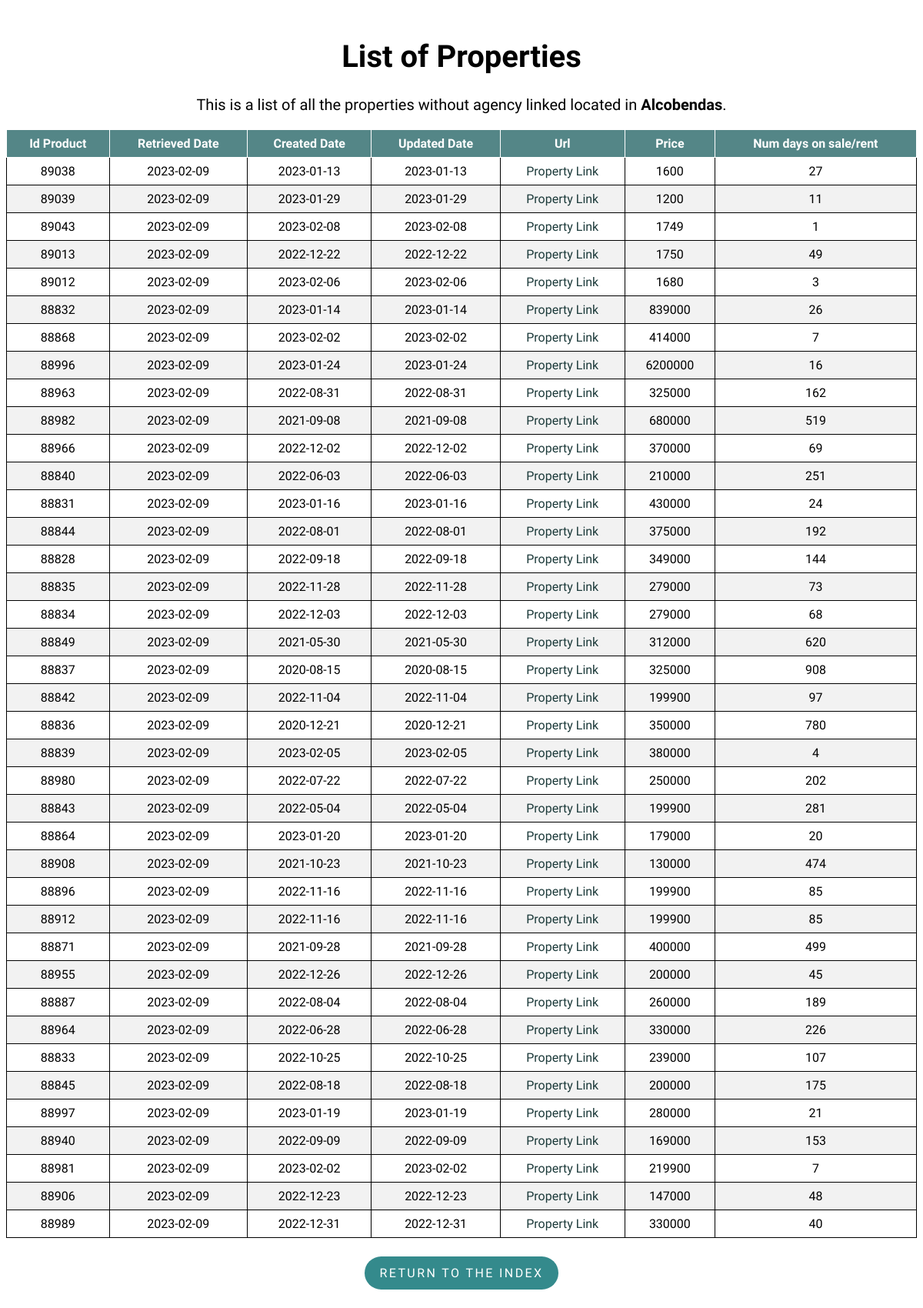
Page /property/Alcobendas on the committed database.
### flask-app/read_db.py (models this page shows)
class Property(db.Model):
    __tablename__ = 'properties'
    id_product = db.Column(db.Integer, primary_key=True)
    retrieved_date = db.Column(db.Date)
    created_date = db.Column(db.Date)
    url = db.Column(db.Text)
    mobile = db.Column(db.Integer)
    agency = db.Column(db.Text)
    real_estate_id = db.Column(db.Integer)
    price = db.Column(db.Integer)
    type_id = db.Column(db.Integer)
    trans_type_id = db.Column(db.Integer)
    location = db.Column(db.Text)
    num_days = db.Column(db.Integer)
    updated_date = db.Column(db.Date)

### flask-app/read_db.py (the view)
@app.route('/property/<location>', methods=['GET', 'POST'])
def property(location):
    properties = Property.query.filter_by(
        type_id=1, location=location).order_by(Property.url).distinct()
    return render_template('list.html', properties=properties, location=location)

### flask-app/templates/list.html (shortened to what this page needs)
<!DOCTYPE html>
<html lang="en">
<head>
    <link rel="stylesheet" type="text/css" href="{{ url_for('static', filename='styles/style.css') }}">
    <link rel="stylesheet" type="text/css" href="{{ url_for('static', filename='styles/tablesort.css') }}">
</head>
<body>
    <h1 class="list_header" style="font-size:40px;">List of Properties</h1>
    <p class="list_header" style="margin-top: 25px;font-size:20px;">This is a list of all the properties without agency linked located in
        <strong>{{ location }}</strong>.
    </p>
    <table class="table table-sortable">
        <thead>
            <tr>
                <th>Id Product</th>
                <th>Retrieved Date</th>
                <th>Created Date</th>
                <th>Updated Date</th>
                <th>Url</th>
                <th>Price</th>
                <th>Num days on sale/rent</th>
            </tr>
        </thead>
        <tbody>
            {% for property in properties %}
            <tr>
                <td>{{ property.id_product }}</td>
                <td>{{ property.retrieved_date }}</td>
                <td>{{ property.created_date }}</td>
                <td>{{ property.updated_date }}</td>
                <td>
                    <a class="property_link" href={{ property.url }}>Property Link</a>
                </td>
                <td><a>{{ property.price }}</a></td>
                <td>{{ property.num_days }}</td>
            </tr>
            {% endfor %}
        </tbody>
    </table>
    <div class = "btn_container">
        <p class="return_btn"><a class = "btn_link" href="{{ url_for('index') }}">Return to the index</a></p>
    </div>
</body>
</html>

### flask-app/static/styles/style.css (style rules this page uses)
body { font-family: 'Muli','Open Sans','Open Sans-fallback',sans-serif; }
table, th, td { border: 1px solid; }
table { width: 100%; border-collapse: collapse; }
th, td { text-align: center; padding: 8px; }
tr:nth-child(even) { background-color: #f2f2f2 }
th { background-color: rgb(84, 134, 135); color: white; }
.index_header, .list_header { margin-top: 50px; text-align: center; }
a.property_link { text-decoration: none; }
a.property_link:link, a.property_link:visited { color: rgb(28, 58, 58); }
.return_btn { display: inline-block; padding: .75rem 1.25rem; border-radius: 10rem; text-transform: uppercase; font-size: 1rem; letter-spacing: .15rem; transition: all .3s; position: relative; overflow: hidden; z-index: 1; background-color: rgb(52, 138, 140); }
.btn_link { text-decoration: none; color: #fff; }
.btn_container { margin-top: 8px; display: flex; justify-content: center; align-items: center; }

### flask-app/static/styles/tablesort.css (style rules this page uses)
.table-sortable th { cursor: pointer; }

### rows in the picture
Property: id_product "89038", retrieved_date "2023-02-09", created_date "2023-01-13", updated_date "2023-01-13", price "1600", num_days "27"
Property: id_product "89039", retrieved_date "2023-02-09", created_date "2023-01-29", updated_date "2023-01-29", price "1200", num_days "11"
Property: id_product "89043", retrieved_date "2023-02-09", created_date "2023-02-08", updated_date "2023-02-08", price "1749", num_days "1"
Property: id_product "89013", retrieved_date "2023-02-09", created_date "2022-12-22", updated_date "2022-12-22", price "1750", num_days "49"
Property: id_product "89012", retrieved_date "2023-02-09", created_date "2023-02-06", updated_date "2023-02-06", price "1680", num_days "3"
Property: id_product "88832", retrieved_date "2023-02-09", created_date "2023-01-14", updated_date "2023-01-14", price "839000", num_days "26"
Property: id_product "88868", retrieved_date "2023-02-09", created_date "2023-02-02", updated_date "2023-02-02", price "414000", num_days "7"
Property: id_product "88996", retrieved_date "2023-02-09", created_date "2023-01-24", updated_date "2023-01-24", price "6200000", num_days "16"
Property: id_product "88963", retrieved_date "2023-02-09", created_date "2022-08-31", updated_date "2022-08-31", price "325000", num_days "162"
Property: id_product "88982", retrieved_date "2023-02-09", created_date "2021-09-08", updated_date "2021-09-08", price "680000", num_days "519"
Property: id_product "88966", retrieved_date "2023-02-09", created_date "2022-12-02", updated_date "2022-12-02", price "370000", num_days "69"
Property: id_product "88840", retrieved_date "2023-02-09", created_date "2022-06-03", updated_date "2022-06-03", price "210000", num_days "251"
Property: id_product "88831", retrieved_date "2023-02-09", created_date "2023-01-16", updated_date "2023-01-16", price "430000", num_days "24"
Property: id_product "88844", retrieved_date "2023-02-09", created_date "2022-08-01", updated_date "2022-08-01", price "375000", num_days "192"
Property: id_product "88828", retrieved_date "2023-02-09", created_date "2022-09-18", updated_date "2022-09-18", price "349000", num_days "144"
Property: id_product "88835", retrieved_date "2023-02-09", created_date "2022-11-28", updated_date "2022-11-28", price "279000", num_days "73"
Property: id_product "88834", retrieved_date "2023-02-09", created_date "2022-12-03", updated_date "2022-12-03", price "279000", num_days "68"
Property: id_product "88849", retrieved_date "2023-02-09", created_date "2021-05-30", updated_date "2021-05-30", price "312000", num_days "620"
Property: id_product "88837", retrieved_date "2023-02-09", created_date "2020-08-15", updated_date "2020-08-15", price "325000", num_days "908"
Property: id_product "88842", retrieved_date "2023-02-09", created_date "2022-11-04", updated_date "2022-11-04", price "199900", num_days "97"
Property: id_product "88836", retrieved_date "2023-02-09", created_date "2020-12-21", updated_date "2020-12-21", price "350000", num_days "780"
Property: id_product "88839", retrieved_date "2023-02-09", created_date "2023-02-05", updated_date "2023-02-05", price "380000", num_days "4"
Property: id_product "88980", retrieved_date "2023-02-09", created_date "2022-07-22", updated_date "2022-07-22", price "250000", num_days "202"
Property: id_product "88843", retrieved_date "2023-02-09", created_date "2022-05-04", updated_date "2022-05-04", price "199900", num_days "281"
Property: id_product "88864", retrieved_date "2023-02-09", created_date "2023-01-20", updated_date "2023-01-20", price "179000", num_days "20"
Property: id_product "88908", retrieved_date "2023-02-09", created_date "2021-10-23", updated_date "2021-10-23", price "130000", num_days "474"
Property: id_product "88896", retrieved_date "2023-02-09", created_date "2022-11-16", updated_date "2022-11-16", price "199900", num_days "85"
Property: id_product "88912", retrieved_date "2023-02-09", created_date "2022-11-16", updated_date "2022-11-16", price "199900", num_days "85"
Property: id_product "88871", retrieved_date "2023-02-09", created_date "2021-09-28", updated_date "2021-09-28", price "400000", num_days "499"
Property: id_product "88955", retrieved_date "2023-02-09", created_date "2022-12-26", updated_date "2022-12-26", price "200000", num_days "45"
Property: id_product "88887", retrieved_date "2023-02-09", created_date "2022-08-04", updated_date "2022-08-04", price "260000", num_days "189"
Property: id_product "88964", retrieved_date "2023-02-09", created_date "2022-06-28", updated_date "2022-06-28", price "330000", num_days "226"
Property: id_product "88833", retrieved_date "2023-02-09", created_date "2022-10-25", updated_date "2022-10-25", price "239000", num_days "107"
Property: id_product "88845", retrieved_date "2023-02-09", created_date "2022-08-18", updated_date "2022-08-18", price "200000", num_days "175"
Property: id_product "88997", retrieved_date "2023-02-09", created_date "2023-01-19", updated_date "2023-01-19", price "280000", num_days "21"
Property: id_product "88940", retrieved_date "2023-02-09", created_date "2022-09-09", updated_date "2022-09-09", price "169000", num_days "153"
Property: id_product "88981", retrieved_date "2023-02-09", created_date "2023-02-02", updated_date "2023-02-02", price "219900", num_days "7"
Property: id_product "88906", retrieved_date "2023-02-09", created_date "2022-12-23", updated_date "2022-12-23", price "147000", num_days "48"
Property: id_product "88989", retrieved_date "2023-02-09", created_date "2022-12-31", updated_date "2022-12-31", price "330000", num_days "40"

### other values in the picture
{{ location }} "Alcobendas"
